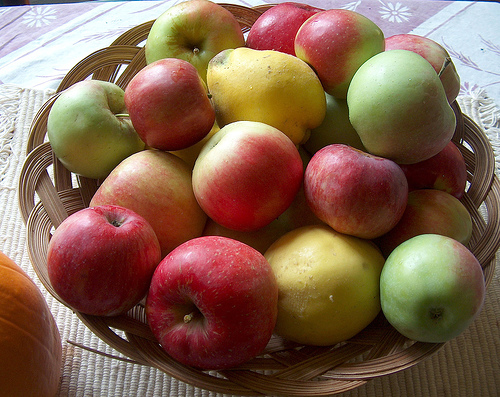
%> input picture HW1/apples/Apples_by_kightp_Pat_Knight_flickr.jpg, 500 x 397 px
$ octave LoadApplesScript.m   (GNU Octave 9; MATLAB toolbox functions it lacks are replaced by stand-ins)
%> lines starting %> are read from the running program, lines starting %| are printed output that depends on the picture; in (x1, y1, x2, y2) boxes, pixels count from 0 and x2, y2 are one past the last pixel; in counts of white or black regions, pixels touching at a corner belong together; the program's own positions count from 1
% LoadApplesScript.m
% This optional script may help you get started with loading of photos and masks.
%
% Note that there are more elegant ways to organize your (photo, mask)
% pairs, and for sorting through many files in a directory. We don't use
% them here because we only have a small number of files, but consider
% useful functions like fileparts(). For simplicity, this example code just
% makes a few cell-arrays to hold the hard-coded filenames.

if( ~exist('apples', 'dir') || ~exist('testApples', 'dir') )
    display('Please change current directory to the parent folder of both apples/ and testApples/');
end

% Note that cells are accessed using curly-brackets {} instead of parentheses ().
n = 3; % Training+validation set size
Iapples = cell(n,1);
Iapples{1} = 'apples/Apples_by_kightp_Pat_Knight_flickr.jpg';
Iapples{2} = 'apples/ApplesAndPears_by_srqpix_ClydeRobinson.jpg';
Iapples{3} = 'apples/bobbing-for-apples.jpg';

IapplesMasks = cell(n,1);
IapplesMasks{1} = 'apples/Apples_by_kightp_Pat_Knight_flickr.png';
IapplesMasks{2} = 'apples/ApplesAndPears_by_srqpix_ClydeRobinson.png';
IapplesMasks{3} = 'apples/bobbing-for-apples.png';

Apples = cell(n-1,1);
AppleMasks = cell(n-1,1);
resizefactor = 0.2;
for iImage = 1:n-1
    tempApples = double(imresize(imread(Iapples{iImage}),resizefactor)) / 255;
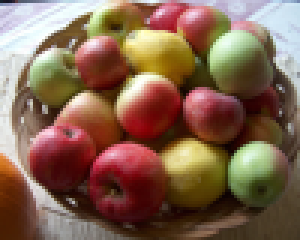
%> tempApples: size 80x100x3 double (shown 3 times larger); mean R, G, B 0.516, 0.394, 0.314
    % Apples{iImage} is now a double-precision 3D matrix of size (width x height x 3).
    % Each of the 3 color channels is now in the range [0.0, 1.0].

    Apples{iImage} = (reshape(tempApples,size(tempApples,1)*size(tempApples,2),3)).';
    % Apples{iImage} should be a matrix of size 3*(w*h)
    % size(Apples{iImage});

    tempAppleMasks = imresize(imread(IapplesMasks{iImage}),resizefactor);
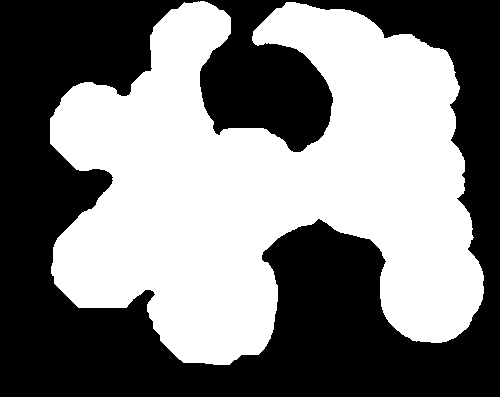
%> input picture HW1/apples/Apples_by_kightp_Pat_Knight_flickr.png, 500 x 397 px
%> tempAppleMasks: size 80x100x3 uint8; min 0, max 255, mean 125.6
    % These mask-images are often 3-channel, and contain grayscale values. We
    % would prefer 1-channel and just binary:
    tempAppleMasks = tempAppleMasks(:,:,2) > 128;  % Picked green-channel arbitrarily.
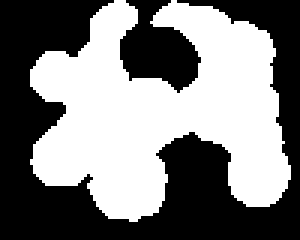
%> tempAppleMasks: size 80x100 logical (shown 3 times larger); 49.2% white; 1 white region, box (x1, y1, x2, y2) and area: (10, 0, 97, 74) 3938
    AppleMasks{iImage} = (reshape(tempAppleMasks,size(tempAppleMasks,1)*size(tempAppleMasks,2),1)).';

    % Apples{iImage} should be a matrix of size 1*(w*h)
    % size(AppleMasks{iImage});
end
%> pass 2 of the loop `for iImage = 1:n-1`:
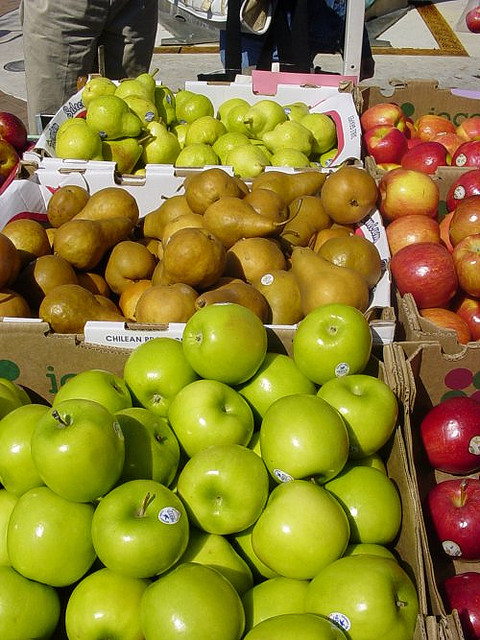
%> input picture HW1/apples/ApplesAndPears_by_srqpix_ClydeRobinson.jpg, 480 x 640 px
%> tempApples: size 128x96x3 double
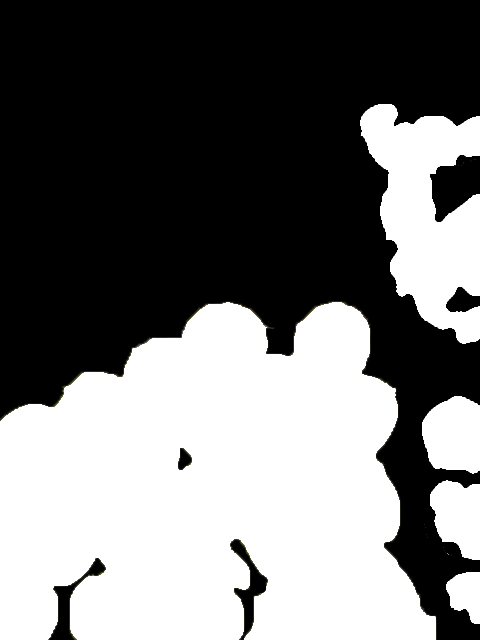
%> input picture HW1/apples/ApplesAndPears_by_srqpix_ClydeRobinson.png, 480 x 640 px
%> `tempAppleMasks = tempAppleMasks(:,:,2) > 128;`:
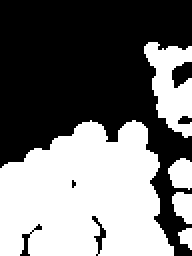
%> tempAppleMasks: size 128x96 logical (shown 2 times larger); 45.4% white; 5 white regions, box (x1, y1, x2, y2) and area: (0, 60, 87, 128) 4573, (72, 21, 96, 69) 684, (84, 79, 96, 95) 149, (86, 96, 96, 112) 121, (89, 114, 96, 125) 51

Figure = horzcat(Apples{:}); % 3*I
Mask = horzcat(AppleMasks{:}); % 1*I
%> Mask = 20288 logical values, 9516 true

RGBApple = Figure( :, Mask );
RGBNonApple = Figure( :, ~Mask );

ValidationFig = imresize(imread(Iapples{n}),resizefactor);
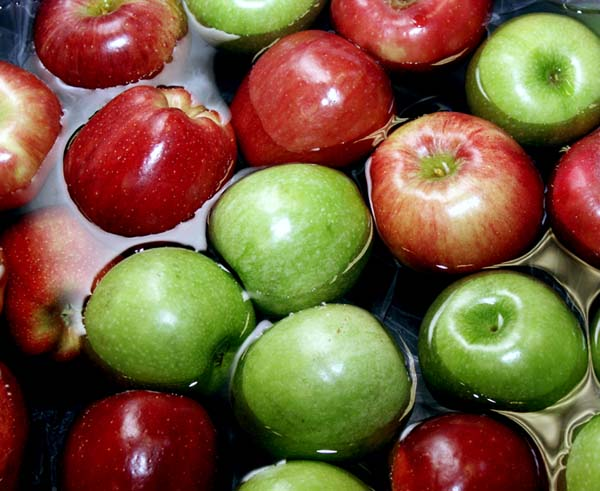
%> input picture HW1/apples/bobbing-for-apples.jpg, 600 x 491 px
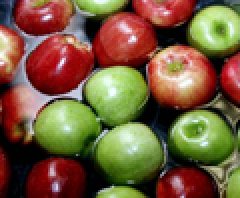
%> ValidationFig: size 99x120x3 uint8 (shown 2 times larger); mean R, G, B 118.9, 91.7, 60.8
ValidationMask = imresize(imread(IapplesMasks{n}),resizefactor);
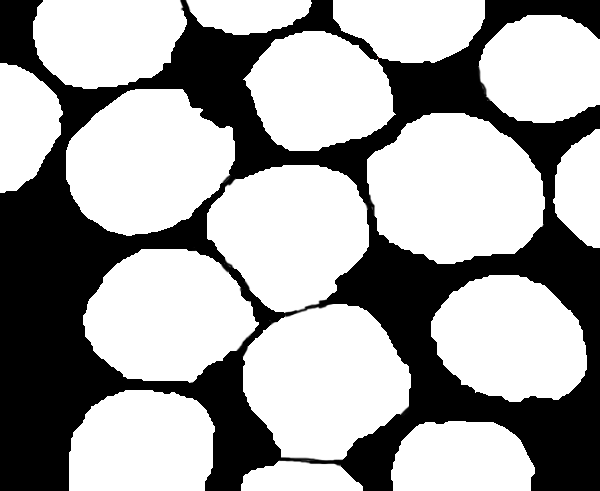
%> input picture HW1/apples/bobbing-for-apples.png, 600 x 491 px
tempVal = double(imresize(imread(Iapples{n}),resizefactor)) / 255;
imY = size(tempVal,1);
%> imY = 99
imX = size(tempVal,2);
%> imX = 120
FigureVal = (reshape(tempVal,imY*imX,3)).';
tempMaskVal = imresize(imread(IapplesMasks{n}),resizefactor);
tempMaskVal = tempMaskVal(:,:,2) > 128;
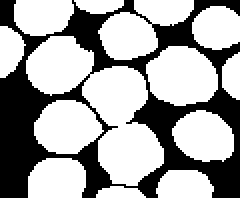
%> tempMaskVal: size 99x120 logical (shown 2 times larger); 64.2% white; 1 black region, box (x1, y1, x2, y2) and area: (0, 0, 120, 99) 4255
MaskVal = (reshape(tempMaskVal,size(tempMaskVal,1)*size(tempMaskVal,2),1)).';
%> MaskVal = 11880 logical values, 7625 true
RGBAppleVal = FigureVal( :, MaskVal );
RGBNonAppleVal = FigureVal( :, ~MaskVal );

% assert(isequal(length(Figure),length(RGBApple)+length(RGBNonApple)));
% assert(eq(size(RGBApple,2),sum(Mask)))
% assert(eq(size(RGBNonApple,2),size(Mask,2)-sum(Mask)))
